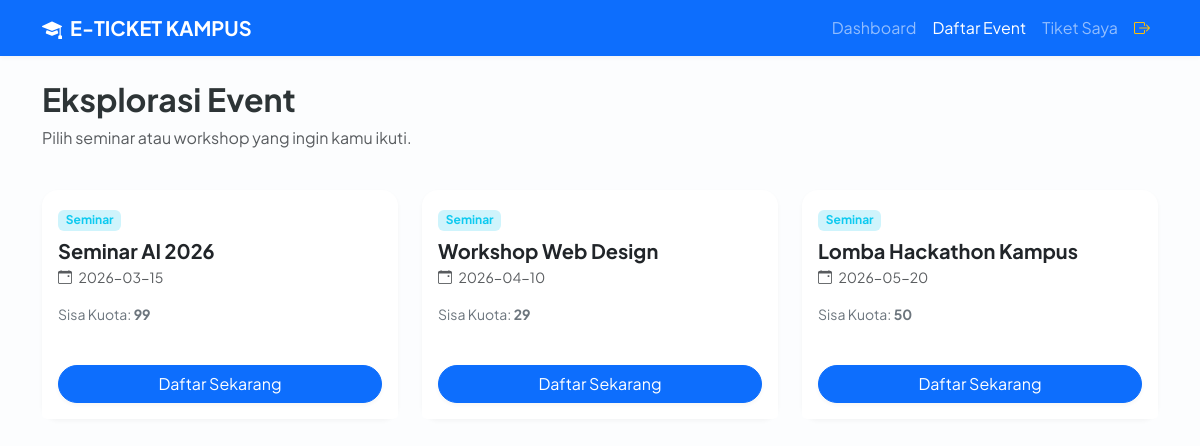
The page /daftar_event.php (signed in) on the database its author committed.
### tables this page shows
CREATE TABLE `events` (
  `id` int(11) NOT NULL,
  `nama_event` varchar(100) NOT NULL,
  `kategori` enum('Seminar','Workshop','Lomba') NOT NULL,
  `tanggal` date NOT NULL,
  `kuota` int(11) NOT NULL,
  `status` enum('Aktif','Selesai') DEFAULT 'Aktif'
);

### daftar_event.php (the view, shortened to what this page needs)
<?php
include 'config/db.php';
include 'layout/header.php';
?>
<nav class="navbar navbar-expand-lg navbar-dark bg-primary shadow-sm mb-4">
    <div class="container">
        <a class="navbar-brand fw-bold" href="dashboard.php"><i class="bi bi-mortarboard-fill me-2"></i>E-TICKET KAMPUS</a>
        <div class="navbar-nav ms-auto">
            <a class="nav-link" href="dashboard.php">Dashboard</a>
            <a class="nav-link active" href="daftar_event.php">Daftar Event</a>
            <a class="nav-link" href="tiket_saya.php">Tiket Saya</a>
            <a class="nav-link text-warning" href="auth/logout.php"><i class="bi bi-box-arrow-right"></i></a>
        </div>
    </div>
</nav>
<div class="container pb-5">
    <div class="row mb-4">
        <div class="col-md-8">
            <h2 class="fw-bold">Eksplorasi Event</h2>
            <p class="text-muted">Pilih seminar atau workshop yang ingin kamu ikuti.</p>
        </div>
    </div>
    <div class="row">
        <?php
        $query = mysqli_query($conn, "SELECT * FROM events ORDER BY tanggal ASC");
        while ($event = mysqli_fetch_assoc($query)) :
        ?>
        <div class="col-md-4 mb-4">
            <div class="card h-100 border-0 shadow-sm rounded-4">
                <div class="card-body">
                    <span class="badge bg-info-subtle text-info mb-2">Seminar</span>
                    <h5 class="fw-bold mb-1"><?php echo $event['nama_event']; ?></h5>
                    <p class="text-muted small mb-3">
                        <i class="bi bi-calendar-event me-1"></i> <?php echo $event['tanggal']; ?> <br>
                    </p>
                    <p class="small text-secondary">Sisa Kuota: <strong><?php echo $event['kuota']; ?></strong></p>
                </div>
                <div class="card-footer bg-white border-0 pb-3">
                    <?php if ($event['kuota'] > 0) : ?>
                        <form action="auth/proses_daftar_event.php" method="POST">
                            <button type="submit" name="daftar" class="btn btn-primary w-100 rounded-pill shadow-sm">
                                Daftar Sekarang
                            </button>
                        </form>
                    <?php else : ?>
                        <button class="btn btn-danger w-100 rounded-pill shadow-sm" disabled>
                            <i class="bi bi-x-circle me-1"></i> Kuota Penuh
                        </button>
                    <?php endif; ?>
                </div>
            </div>
        </div>
        <?php endwhile; ?>
    </div>
</div>
<?php include 'layout/footer.php'; ?>

### css/style.css (style rules this page uses)
body { background-color: #f8f9fa; }

### layout/header.php (style rules this page uses)
:root { --primary-color: #0d6efd; }
body { font-family: 'Plus Jakarta Sans', sans-serif; background-color: #fcfdfe; color: #2d3436; }
.card { border-radius: 15px; border: none; }
.shadow-sm { box-shadow: 0 0.125rem 0.25rem rgba(0, 0, 0, 0.04) !important; }

### rows shown on the page
events: nama_event "Seminar AI 2026", tanggal "2026-03-15", kuota "99"
events: nama_event "Workshop Web Design", tanggal "2026-04-10", kuota "29"
events: nama_event "Lomba Hackathon Kampus", tanggal "2026-05-20", kuota "50"
